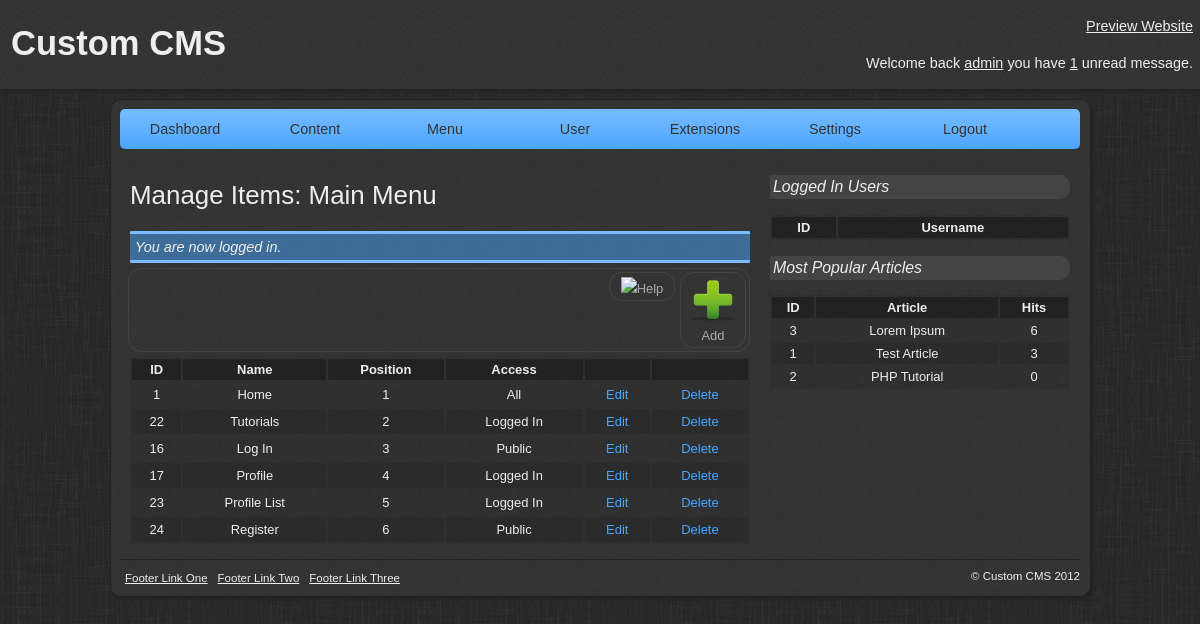
/admin/manage-menu-items.php?menu=1 (signed in), run on the app's committed database.
### tables this page shows
CREATE TABLE IF NOT EXISTS `tbl_menus` (
  `id` int(11) NOT NULL AUTO_INCREMENT,
  `name` varchar(50) NOT NULL,
  `notes` text NOT NULL,
  `date_modified` datetime NOT NULL,
  `date_created` datetime NOT NULL,
  PRIMARY KEY (`id`)
);

CREATE TABLE IF NOT EXISTS `tbl_menu_items` (
  `id` int(11) NOT NULL AUTO_INCREMENT,
  `menu` int(11) NOT NULL,
  `type` int(11) NOT NULL,
  `name` varchar(100) NOT NULL,
  `alias` varchar(100) NOT NULL,
  `access` varchar(20) NOT NULL,
  `website_title` varchar(255) NOT NULL,
  `position` int(3) NOT NULL,
  `parameters` text NOT NULL,
  `date_modified` datetime NOT NULL,
  `date_created` datetime NOT NULL,
  PRIMARY KEY (`id`)
);

CREATE TABLE IF NOT EXISTS `tbl_articles` (
  `id` int(11) NOT NULL AUTO_INCREMENT,
  `author` int(11) NOT NULL,
  `category` int(11) NOT NULL,
  `name` varchar(255) NOT NULL,
  `content` text NOT NULL,
  `keywords` varchar(100) NOT NULL,
  `description` varchar(100) NOT NULL,
  `hits` int(11) NOT NULL,
  `published` int(1) NOT NULL,
  `comments` int(1) NOT NULL,
  `date_modified` datetime NOT NULL,
  `date_created` datetime NOT NULL,
  PRIMARY KEY (`id`)
);

### library/core/mysql.php (called while the page is built, shortened)
<?php
class MySQL {
	private $connection;
	public function open_connection() {
		$this->connection = mysql_connect(DATABASE_SERVER, DATABASE_USERNAME, DATABASE_PASSWORD);
		if(!$this->connection) {
			die("MySQL connection failed: " . mysql_error());
		} else {
			$db_select = mysql_select_db(DATABASE_NAME, $this->connection);
		}
	}
	public function query($sql) {
		$result = mysql_query($sql, $this->connection);
		return $result;
	}
	public function fetch_array($result) {
		return mysql_fetch_array($result);
	}
}
$database = new MySQL();
?>

### library/core/message.php (called while the page is built, shortened)
<?php
class Message extends Core {
	public static $table_name = 'messages';
	public static function unread_messages($user) {
		global $database;
		$sql = "SELECT COUNT(*) FROM " . DATABASE_TBL_PREFIX . static::$table_name . " WHERE recieved=0 AND recipient='{$user}'";
		$result = $database->query($sql);
		$row = $database->fetch_array($result);
		return array_shift($row);
	}
}
?>

### library/core/core.php (called while the page is built, shortened)
<?php
class Core {
	protected static $table_name;
	public static function instantiate($record) {
		$object = new $class_name;
		foreach($record as $attribute => $value) {
			if($object->has_attribute($attribute)) {
				$object->$attribute = $value;
			}
		}
		return $object;
	}
	public static function find_by_id($id=0) {
		$result_array = static::find_by_sql("SELECT * FROM " . DATABASE_TBL_PREFIX . static::$table_name . " WHERE id={$id} LIMIT 1");
		return !empty($result_array) ? array_shift($result_array) : false;
	}
	public static function find_by_sql($sql="") {
		global $database;
		$result = $database->query($sql);
		$object_array = array();
		while($row = $database->fetch_array($result)) {
			$object_array[] = static::instantiate($row);
		}
		return $object_array;
	}
	private function has_attribute($attribute) {
		$object_vars = get_object_vars($this);
		return array_key_exists($attribute, $object_vars);
	}
}
?>

### library/core/menu-item.php (called while the page is built, shortened)
<?php
class MenuItem extends Core {
	public static $table_name = 'menu_items';
	public static function find_menu_items($menu) {
		return static::find_by_sql("SELECT * FROM " . DATABASE_TBL_PREFIX . static::$table_name . " WHERE menu='{$menu}' ORDER BY position ASC");
	}
}
?>

### library/core/article.php (called while the page is built, shortened)
<?php
class Article extends Core {
	public static $table_name = 'articles';
	public static function most_popular($number = 3) {
		return static::find_by_sql("SELECT * FROM " . DATABASE_TBL_PREFIX . self::$table_name . " ORDER BY hits DESC LIMIT {$number}");
	}
}
?>

### admin/manage-menu-items.php (the view, shortened to what this page needs)
<?php
require_once('../library/load.php');
if((int)$_GET['menu']) {
	$menu_id = $_GET['menu'];
	$menu = Menu::find_by_id($menu_id);
} else {
	$session->message['No menu was selected'];
	redirect('manage-menus.php');
}
$title = 'Manage Items: '.$menu->name;
require(ADMIN_TEMPLATE.'header.php');
?>
<div class="toolbar">
    <a href="#" name="select_menu_item" class="activate-modal toolbar-button" title="Create Add Menu Item"><img src="images/icons/add.png" />Add</a>
	<a href="#" name="" class="activate-modal toolbar-button" title="Help"><img src="images/icons/help.png" />Help</a>
</div>
<table class="table">
	<tr>
		<th>ID</th>
		<th>Name</th>
		<th>Position</th>
		<th>Access</th>
		<th></th>
		<th></th>
	</tr>
	<?php $items = MenuItem::find_menu_items($menu_id); ?>
	<?php foreach($items as $item): ?>
	<?php
		if($item->access == 'all') {
			$access = 'All';
		} elseif($item->access == 'public') {
			$access = 'Public';
		} elseif($item->access == 'loggedin') {
			$access = 'Logged In';
		} elseif($item->access == 'special') {
			$access = 'Special';
		}
	?>
	<tr>
		<td><?php echo $item->id; ?></td>
		<td><?php echo $item->name; ?></td>
		<td><?php echo $item->position; ?></td>
		<td><?php echo $access; ?></td>
		<td><a href="./edit-menu-item.php?id=<?php echo $item->id; ?>" class="anchor">Edit</a></td>
		<td><a href="./delete-menu-item.php?menu=<?php echo $menu_id; ?>&amp;id=<?php echo $item->id; ?>" onclick="return confirm('Are you sure you want to delete this menu item?');">Delete</a></td>
	</tr>
	<?php endforeach; ?>
</table>
<?php
require(ADMIN_TEMPLATE.'footer.php');
?>

### templates/admin/newdefault/header.php (shortened to what this page needs)
<!DOCTYPE html>
<html lang="en">
<head>
    <link rel="stylesheet" media="screen" href="../templates/admin/newdefault/css/modal.css" />
    <link rel="stylesheet" media="screen" href="../templates/admin/newdefault/css/style.css" />
</head>
<body>
	<div class="header">
    	<div class="header-left">
        	<h1>Custom CMS</h1>
        </div>
        <div class="header-right">
        	<p><a href="../" title="Preview Website">Preview Website</a></p>
            <p>Welcome back <a href="./profile.php?id=<?php echo $_SESSION['user_id']; ?>" title="Your Profile"><?php echo $_SESSION['user_username']; ?></a> you have <a href="./messages.php"><?php echo Message::unread_messages($_SESSION['user_id']); ?></a> unread message<?php if(Message::unread_messages($_SESSION['user_id']) != 1) { echo 's'; } ?>.</p>
        </div>
    </div>
    <div class="wrapper">
    	<ul class="nav">
        	<li><a href="./" title="Dashboard">Dashboard</a></li>
            <li>
            	<a href="#">Content</a>
            </li>
            <li>
            	<a href="#">Menu</a>
            </li>
            <li>
            	<a href="#">User</a>
            </li>
            <li>
            	<a href="#">Extensions</a>
            </li>
            <li><a href="./settings.php" title="System Settings">Settings</a></li>
            <li><a href="./logout.php" title="Logout">Logout</a></li>
        </ul>
    	<div class="content">
        	<h2><?php echo $title; ?></h2>
            <?php if(isset($_SESSION['message'])) {
				echo '<div class="message">'.$_SESSION['message'].'</div>';
			} ?>

### templates/admin/newdefault/footer.php
</div>
        <div class="sidebar">
        	<h3>Logged In Users</h3>
            <table class="sidebar-table">
            	<tr>
                    <th>ID</th>
                    <th>Username</th>
                </tr>
            </table>
            <h3>Most Popular Articles</h3>
			<table class="sidebar-table">
				<tr>
					<th>ID</th>
					<th>Article</th>
					<th>Hits</th>
				</tr>
				<?php
					$most_popular_articles = Article::most_popular();
					foreach($most_popular_articles as $mpa):
				?>
				<tr>
					<td><?php echo $mpa->id; ?></td>
					<td><?php echo $mpa->name; ?></td>
					<td><?php echo $mpa->hits; ?></td>
				</tr>
				<?php endforeach; ?>
			</table>
        </div>
        <div class="footer">
            <div class="footer-left">
                <ul>
                    <li><a href="#">Footer Link One</a></li>
                    <li><a href="#">Footer Link Two</a></li>
                    <li><a href="#">Footer Link Three</a></li>
                </ul>
            </div>
            <div class="footer-right">
                <p>&copy; Custom CMS 2012</p>
            </div>
        </div>
    </div>
</body>
</html>

### templates/admin/newdefault/css/style.css (style rules this page uses)
body { margin: 0; padding: 0; font: .9em Arial; background: url('../images/background.jpg') #222; }
.header { background: url('../images/background_noise.jpg') #333; color: #EEE; padding: 1px; overflow: hidden; margin: 0; box-shadow: 0px 3px 3px #222; }
.header-left { float: left; }
.header-right { float: right; text-align: right; }
.header h1 { font-size: 2.4em; padding: 0px 0px 0px 10px; }
.header p { padding: 3px 6px; }
.header a, .header a:link, .header a:visited { color: #EEE; }
.wrapper { background: url('../images/background_noise.jpg') #333; width: 960px; margin: 10px auto; overflow: hidden; padding: 10px; color: #EEE; border-radius: 10px; box-shadow: 3px 3px 3px #222, inset 1px 1px 1px #222; }
.nav { background: url('../images/nav.jpg') repeat-x #4BA6FF; background: -moz-linear-gradient(0% 100% 90deg, #4BA6FF, #78BCFF) #4BA6FF; background: -webkit-gradient(linear, 50% 0%, 50% 100%, from(#78BCFF), to(#4BA6FF)); border-radius: 5px }
.nav, .nav ul { margin: 0; padding: 0; list-style: none; width: 960px; float: left; text-align: center; }
.nav li { float: left; width: 130px; }
.nav a { display: block; color: #333; text-decoration: none; padding: 12px 10px; transition: linear all .2s; -moz-transition: linear all .2s; -webkit-transition: linear all .2s; }
.content { width: 620px; float: left; padding: 10px; }
.content h2 { font-size: 1.8em; font-weight: 500; }
.sidebar { width: 300px; float: left; padding: 10px; }
.sidebar h3 { font-size: 1.1em; background: #444; padding: 3px; border-radius: 1px 10px 10px 1px; font-weight: 500; font-style: italic; }
.sidebar-table { width: 100%; font-size: .9em; background: #2F2F2F; background: rgba(11, 11, 11, .1); }
.sidebar-table tr:nth-child(odd) { background: rgba(28, 28, 28, .2); }
.sidebar-table th { background: #222; padding: 3px; border-radius: 1px 1px 0px 0px; }
.sidebar-table td { text-align: center; padding: 3px; }
.footer { width: 960px; padding: 10px 0 0; margin: 10px auto 0px; overflow: hidden; color: #EEE; font-size: .8em; border-top: 1px solid #222; }
.footer-left { float: left; }
.footer-right { float: right; }
.footer p { margin: 0; padding: 0; }
.footer ul { overflow: hidden; text-align: center; list-style: none; margin: 0; padding: 0; }
.footer ul li { float: left; }
.footer ul li a, .footer ul li a:link, .footer ul li a:visited { color: #EEE; display: block; padding: 2px 5px; transition: linear all 0.5s; -moz-transition: linear all 0.5s; -webkit-transition: linear all 0.5s; }
.message { width: 610px; padding: 5px; font-style: italic; margin: 5px auto; border-radius: 1px; background: #4BA6FF; background: rgba(75, 166, 255, .5); border-top: 3px solid #78BCFF; border-bottom: 3px solid #78BCFF; }
.toolbar { float: right; border: 1px solid #444; padding: 3px; border-radius: 13px; margin: 0 0 5px; width: 614px; }
.toolbar-button, .toolbar-button:link, .toolbar-button:visited { padding: 4px 8px; color: #AAA; text-decoration: none; float: right; border-radius: 13px; margin: 0px 0px 0px 5px; border: 1px solid #444; font-size: .9em; text-align: center; vertical-align: baseline; width: 48px; transition: linear all 0.5s; -moz-transition: linear all 0.5s; -webkit-transition: linear all 0.5s; }
.toolbar-button img { border: none; }
.table { width: 620px; font-size: .9em; margin: 5px auto; background: #2F2F2F; background: rgba(11, 11, 11, .1); }
.table tr:nth-child(odd) { background: rgba(28, 28, 28, .2); }
.table th { background: #222; padding: 3px; border-radius: 1px 1px 0px 0px; }
.table td { text-align: center; padding: 5px; }
.table td a, .table td a:link, .table td a:visited { color: #4BA6FF; text-decoration: none; transition: linear all 0.5s; -moz-transition: linear all 0.5s; -webkit-transition: linear all 0.5s; }

### data on the page
tbl_menus: name "Manage Items: Main Menu"
tbl_menu_items: id "1", name "Home", position "1", access "All"
tbl_menu_items: id "22", name "Tutorials", position "2", access "Logged In"
tbl_menu_items: id "16", name "Log In", position "3", access "Public"
tbl_menu_items: id "17", name "Profile", position "4", access "Logged In"
tbl_menu_items: id "23", name "Profile List", position "5", access "Logged In"
tbl_menu_items: id "24", name "Register", position "6", access "Public"
tbl_articles: id "3", name "Lorem Ipsum", hits "6"
tbl_articles: id "1", name "Test Article", hits "3"
tbl_articles: id "2", name "PHP Tutorial", hits "0"

### other printed values
$_SESSION['user_username'] "admin"
Message::unread_messages($_SESSION['user_id']) "1"
$_SESSION['message'] "You are now logged in."
